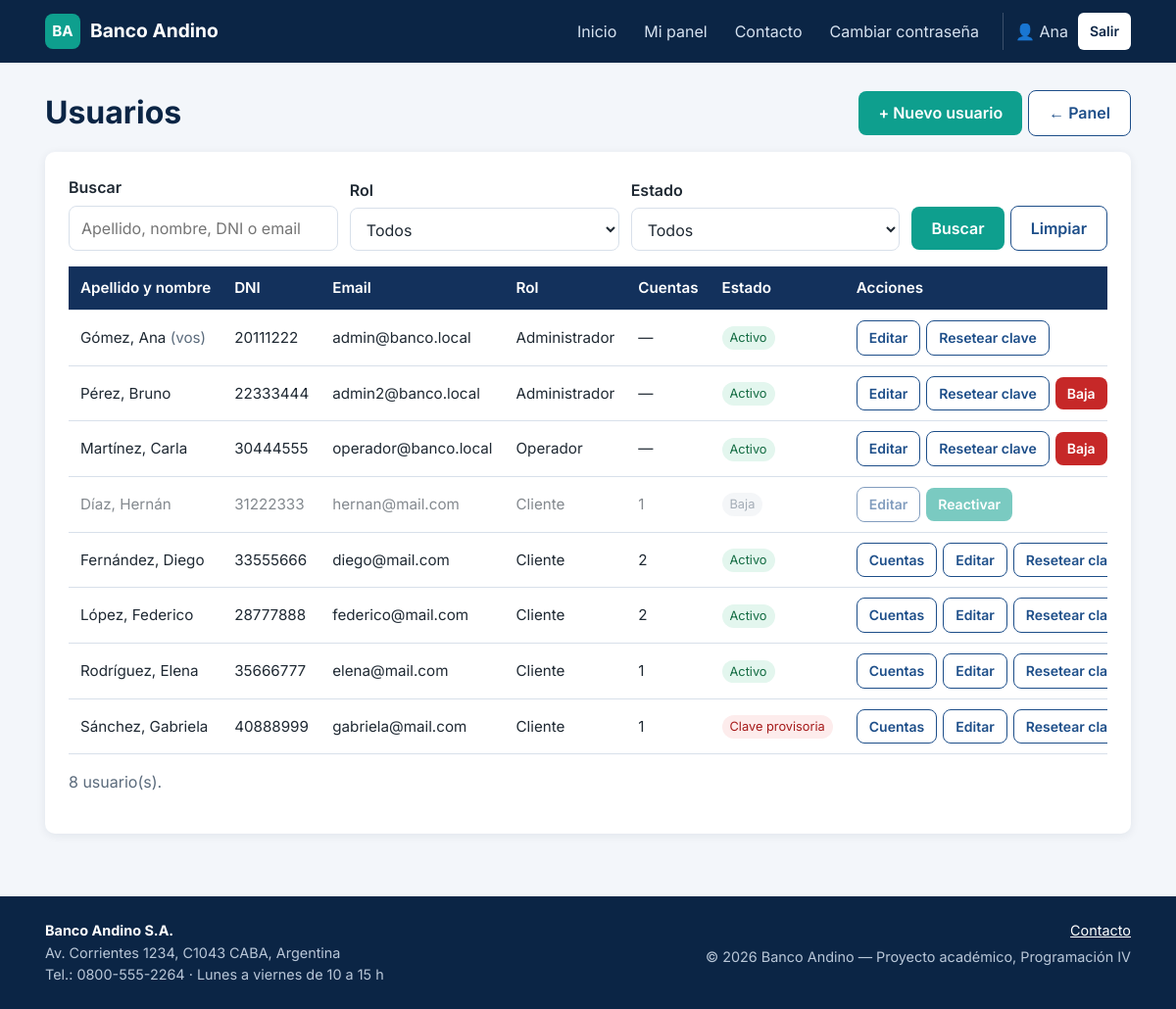
The app's page /admin/usuarios.php (signed in) with its own data.
### tables this page shows
CREATE TABLE usuarios (
    id_usuario INT AUTO_INCREMENT PRIMARY KEY,
    nombre VARCHAR(50) NOT NULL,
    apellido VARCHAR(50) NOT NULL,
    dni VARCHAR(8) NOT NULL UNIQUE,
    fecha_nacimiento DATE NOT NULL,
    email VARCHAR(100) NOT NULL UNIQUE,
    password VARCHAR(255) NOT NULL,             
    debe_cambiar_password TINYINT(1) NOT NULL DEFAULT 0,
    activo TINYINT(1) NOT NULL DEFAULT 1,
    fecha_registro DATETIME NOT NULL DEFAULT CURRENT_TIMESTAMP,
    id_rol INT NOT NULL,
    CONSTRAINT fk_usuarios_roles FOREIGN KEY (id_rol) REFERENCES roles(id_rol)
);

CREATE TABLE roles (
    id_rol INT AUTO_INCREMENT PRIMARY KEY,
    nombre VARCHAR(30) NOT NULL UNIQUE
);

### includes/funciones.php (called while the page is built, shortened)
<?php
function e($texto)
{
    return htmlspecialchars((string) $texto, ENT_QUOTES, "UTF-8");
}
function rolActual()
{
    return isset($_SESSION["id_rol"]) ? (int) $_SESSION["id_rol"] : 0;
}
function panelSegunRol($idRol)
{
    switch ((int) $idRol) {
        case ROL_ADMIN:
            return "admin/panel.php";
    }
}
function campo($origen, $nombre)
{
    return isset($origen[$nombre]) ? trim((string) $origen[$nombre]) : "";
}
function consultar($conexion, $sql, $tipos = "", $parametros = [])
{
    $stmt = mysqli_prepare($conexion, $sql);
    mysqli_stmt_execute($stmt);
    $resultado = mysqli_stmt_get_result($stmt);
    $filas = mysqli_fetch_all($resultado, MYSQLI_ASSOC);
    return $filas;
}

### admin/usuarios.php (the view, shortened to what this page needs)
<?php
require_once(__DIR__ . "/../includes/conexion.php");
$esAdmin = rolActual() === ROL_ADMIN;
$busqueda = campo($_GET, "q");
$sql = "SELECT u.*, r.nombre AS nombre_rol,
               (SELECT COUNT(*) FROM cuentas c WHERE c.id_usuario = u.id_usuario AND c.activa = 1) AS cantidad_cuentas
        FROM usuarios u
        JOIN roles r ON r.id_rol = u.id_rol
        WHERE 1 = 1";
$tipos = "";
$parametros = [];
$sql .= " ORDER BY u.id_rol, u.apellido, u.nombre";
$usuarios = consultar($conexion, $sql, $tipos, $parametros);
$titulo = $esAdmin ? "Usuarios" : "Buscar clientes";
require_once(__DIR__ . "/../includes/header.php");
?>
<div class="encabezado-seccion">
    <h1><?php echo e($titulo); ?></h1>
    <div class="acciones">
        <?php if ($esAdmin): ?>
            <a href="usuario_form.php" class="boton">+ Nuevo usuario</a>
        <?php else: ?>
            <a href="../operador/alta_cliente.php" class="boton">+ Nuevo cliente</a>
        <?php endif; ?>
        <a href="<?php echo RAIZ . panelSegunRol(rolActual()); ?>" class="boton boton-secundario">← Panel</a>
    </div>
</div>
<section class="tarjeta">
    <form method="GET" class="filtros">
        <div class="campo">
            <label for="q">Buscar</label>
            <input type="search" id="q" name="q" placeholder="Apellido, nombre, DNI o email" value="<?php echo e($busqueda); ?>">
        </div>
        <?php if ($esAdmin): ?>
            <div class="campo">
                <label for="rol">Rol</label>
                <select id="rol" name="rol">
                    <option value="0">Todos</option>
                </select>
            </div>
        <?php endif; ?>
        <div class="campo">
            <label for="estado">Estado</label>
            <select id="estado" name="estado">
                <option value="">Todos</option>
            </select>
        </div>
        <div class="acciones">
            <button type="submit" class="boton">Buscar</button>
            <a href="usuarios.php" class="boton boton-secundario">Limpiar</a>
        </div>
    </form>
    <div class="tabla-contenedor">
        <table class="tabla">
            <thead>
                <tr>
                    <th>Apellido y nombre</th>
                    <th>DNI</th>
                    <th>Email</th>
                    <th>Rol</th>
                    <th>Cuentas</th>
                    <th>Estado</th>
                    <th>Acciones</th>
                </tr>
            </thead>
            <tbody>
                <?php foreach ($usuarios as $u): ?>
                    <?php $esYo = (int) $u["id_usuario"] === (int) $_SESSION["id_usuario"]; ?>
                    <tr class="<?php echo $u["activo"] ? "" : "inactivo"; ?>">
                        <td><?php echo e($u["apellido"] . ", " . $u["nombre"]); ?><?php echo $esYo ? " <span class=\"texto-suave\">(vos)</span>" : ""; ?></td>
                        <td><?php echo e($u["dni"]); ?></td>
                        <td><?php echo e($u["email"]); ?></td>
                        <td><?php echo e($u["nombre_rol"]); ?></td>
                        <td><?php echo (int) $u["id_rol"] === ROL_CLIENTE ? (int) $u["cantidad_cuentas"] : "—"; ?></td>
                        <td>
                            <?php if (!$u["activo"]): ?>
                                <span class="etiqueta-estado apagado">Baja</span>
                            <?php elseif ($u["debe_cambiar_password"]): ?>
                                <span class="etiqueta-estado alerta">Clave provisoria</span>
                            <?php else: ?>
                                <span class="etiqueta-estado">Activo</span>
                            <?php endif; ?>
                        </td>
                        <td>
                            <div class="acciones">
                                <?php if ((int) $u["id_rol"] === ROL_CLIENTE && $u["activo"]): ?>
                                    <a href="movimientos.php?q=<?php echo e(urlencode($u["dni"])); ?>" class="boton boton-chico boton-secundario">Cuentas</a>
                                <?php endif; ?>
                                <?php if ($esAdmin): ?>
                                    <a href="usuario_form.php?id=<?php echo (int) $u["id_usuario"]; ?>" class="boton boton-chico boton-secundario">Editar</a>
                                    <?php if ($u["activo"]): ?>
                                        <form action="../procesos/procesar_usuario.php" method="POST"
                                              data-confirmar="¿Generar una nueva contraseña provisoria para <?php echo e($u["email"]); ?>?">
                                            <button type="submit" class="boton boton-chico boton-secundario">Resetear clave</button>
                                        </form>
                                    <?php endif; ?>
                                    <?php if ($u["activo"] && !$esYo): ?>
                                        <form action="../procesos/procesar_usuario.php" method="POST"
                                              data-confirmar="¿Dar de baja a <?php echo e($u["nombre"] . " " . $u["apellido"]); ?>? No podrá volver a ingresar.">
                                            <button type="submit" class="boton boton-chico boton-peligro">Baja</button>
                                        </form>
                                    <?php elseif (!$u["activo"]): ?>
                                        <form action="../procesos/procesar_usuario.php" method="POST">
                                            <button type="submit" class="boton boton-chico">Reactivar</button>
                                        </form>
                                    <?php endif; ?>
                                <?php endif; ?>
                            </div>
                        </td>
                    </tr>
                <?php endforeach; ?>
            </tbody>
        </table>
    </div>
    <p class="texto-suave"><?php echo count($usuarios); ?> usuario(s).</p>
</section>
<?php require_once(__DIR__ . "/../includes/footer.php"); ?>

### css/estilos.css (style rules this page uses)
:root { --azul-oscuro: #0b2545; --azul: #13315c; --azul-medio: #1d4e89; --turquesa: #0e9f8e; --turquesa-oscuro: #0a7c6f; --fondo: #f3f6fa; --blanco: #ffffff; --superficie: #ffffff; --texto: #1f2933; --texto-suave: #5b6b7c; --borde: #d8e0ea; --exito-fondo: #e3f6ee; --exito-texto: #146c43; --error-fondo: #fdecec; --error-texto: #a61b1b; --info-fondo: #e8f1fd; --info-texto: #1d4e89; --radio: 10px; --sombra: 0 2px 10px rgba(11, 37, 69, 0.08); --fila-hover: #f7f9fc; --fila-destacada: #fffbea; --gris-fondo: #eceff3; --titulos: #0b2545; color-scheme: light dark; }
*, *::before, *::after { box-sizing: border-box; }
body { margin: 0; font-family: "Inter", "Segoe UI", Arial, sans-serif; font-size: 16px; line-height: 1.55; color: var(--texto); background: var(--fondo); display: flex; flex-direction: column; min-height: 100vh; }
h1, h2, h3 { color: var(--titulos); line-height: 1.25; margin-top: 0; }
h1 { font-size: 2rem; }
a { color: var(--azul-medio); }
.texto-suave { color: var(--texto-suave); }
.boton { display: inline-block; padding: 10px 20px; border: 0; border-radius: 8px; background: var(--turquesa); color: var(--blanco); font: inherit; font-weight: 600; text-decoration: none; cursor: pointer; transition: background 0.15s; }
.boton-secundario { background: var(--superficie); color: var(--azul-medio); border: 1px solid var(--azul-medio); }
.boton-peligro { background: #c62828; }
.boton-chico { padding: 6px 12px; font-size: 0.875rem; }
.acciones { display: flex; flex-wrap: wrap; gap: 6px; align-items: center; }
.acciones form { margin: 0; }
.tabla .acciones { flex-wrap: nowrap; }
.tabla .boton { white-space: nowrap; }
.tarjeta { background: var(--superficie); border-radius: var(--radio); box-shadow: var(--sombra); padding: 24px; margin-bottom: 24px; }
.encabezado-seccion { display: flex; justify-content: space-between; align-items: center; flex-wrap: wrap; gap: 12px; margin-bottom: 16px; }
.encabezado-seccion h1, .encabezado-seccion h2 { margin: 0; }
.campo { margin-bottom: 16px; }
.campo label { display: block; font-weight: 600; margin-bottom: 6px; }
.campo input, .campo select, .campo textarea { width: 100%; padding: 10px 12px; border: 1px solid var(--borde); border-radius: 8px; font: inherit; background: var(--superficie); color: var(--texto); }
.filtros { display: flex; flex-wrap: wrap; gap: 12px; align-items: flex-end; margin-bottom: 16px; }
.filtros .campo { margin-bottom: 0; flex: 1 1 180px; }
.filtros .acciones { flex: 0 0 auto; }
.tabla-contenedor { width: 100%; overflow-x: auto; }
.tabla { width: 100%; border-collapse: collapse; background: var(--superficie); font-size: 0.95rem; }
.tabla th, .tabla td { padding: 10px 12px; text-align: left; border-bottom: 1px solid var(--borde); vertical-align: middle; }
.tabla th { background: var(--azul); color: var(--blanco); font-weight: 600; white-space: nowrap; }
.tabla .inactivo { opacity: 0.55; }
.etiqueta-estado { display: inline-block; font-size: 0.8rem; padding: 2px 8px; border-radius: 99px; background: var(--exito-fondo); color: var(--exito-texto); white-space: nowrap; }
.etiqueta-estado.apagado { background: var(--gris-fondo); color: var(--texto-suave); }
.etiqueta-estado.alerta { background: var(--error-fondo); color: var(--error-texto); }

### records on screen
usuarios: apellido+nombre "Gómez, Ana", shows "(vos)", dni "20111222", email "admin@banco.local", id_rol.nombre "Administrador", activo "Activo"
usuarios: apellido+nombre "Pérez, Bruno", dni "22333444", email "admin2@banco.local", id_rol.nombre "Administrador", activo "Activo"
usuarios: apellido+nombre "Martínez, Carla", dni "30444555", email "operador@banco.local", id_rol.nombre "Operador", activo "Activo"
usuarios: apellido+nombre "Díaz, Hernán", dni "31222333", email "hernan@mail.com", id_rol.nombre "Cliente", cantidad_cuentas "1", activo "Baja"
usuarios: apellido+nombre "Fernández, Diego", dni "33555666", email "diego@mail.com", id_rol.nombre "Cliente", cantidad_cuentas "2", activo "Activo"
usuarios: apellido+nombre "López, Federico", dni "28777888", email "federico@mail.com", id_rol.nombre "Cliente", cantidad_cuentas "2", activo "Activo"
usuarios: apellido+nombre "Rodríguez, Elena", dni "35666777", email "elena@mail.com", id_rol.nombre "Cliente", cantidad_cuentas "1", activo "Activo"
usuarios: apellido+nombre "Sánchez, Gabriela", dni "40888999", email "gabriela@mail.com", id_rol.nombre "Cliente", cantidad_cuentas "1", activo "Clave provisoria"

### other values on screen
$_SESSION["nombre"] "Ana"
$titulo "Usuarios"
count($usuarios) "8"
